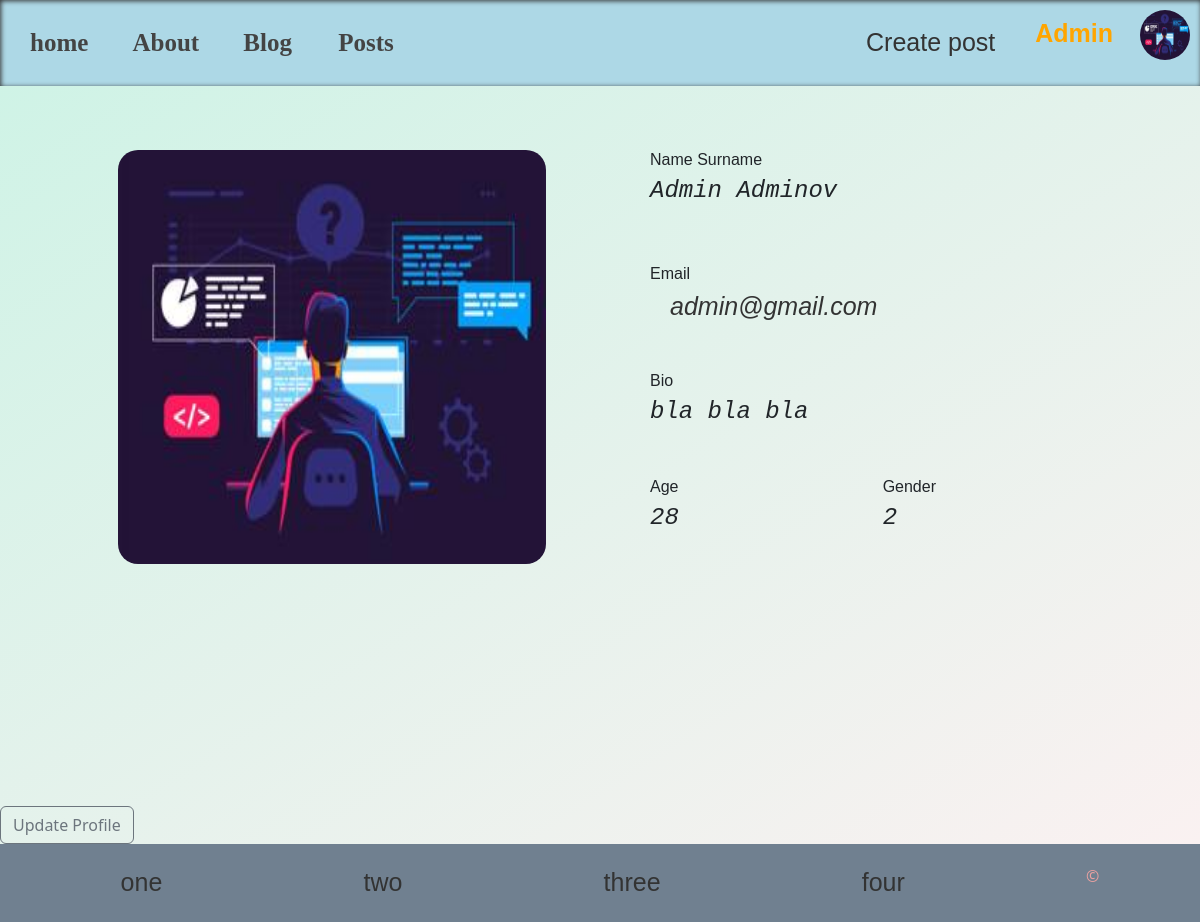
The page /users/profile/ (signed in) on the database its author committed.
### users/models.py (models this page shows, shortened)
class Profile(models.Model):
    user = models.OneToOneField(User, on_delete=models.CASCADE)
    first_name = models.CharField(max_length=100, default='')
    last_name = models.CharField(max_length=100, default='')
    bio = models.TextField(null=True, blank=True)
    image = models.ImageField(default='default.jpg', upload_to='profile_pics')
    age =  models.IntegerField( null=True, blank=True)
    gender = models.CharField(max_length=50, null=True, blank=True)

### users/views.py (the view)
# urls.py: path('profile/', profile_page, name='profile_page'),
def profile_page(request):
    profile = Profile.objects.filter(id=request.user.id).first()
    context = {'profile': profile}
    return render(request, 'profile_page.html', context)

### users/templates/profile_page.html (shortened to what this page needs)
{% extends 'base.html' %}
{% load static %}
{% block css %}
   <link rel="stylesheet" href="{% static 'styles/profile.css' %}" />
{% endblock %}
{% block content %}
    <div class="profile-intro-wrapper">
        <img src="{{ user.profile.image.url }}" alt="profile-picture" class="profile-picture-item">
        <div class="content">
            <div class="control name">
                <div class="name-left">
                    <h6>Name Surname</h6>
                    {%if profile.first_name or profile.last_name%}
                        <h4> {{ profile.first_name|title}} {{ profile.last_name|title}}</h4>
                    {% else %}
                        <h4>{{ user.username|title }}</h4>
                    {% endif %}
                </div>
            </div>
            <div class="control">
                <h6>Email</h6>
                {%if profile.user.email %}
                    <h4  ><a class="mail" href="mailto:{{ profile.user.email }} ">{{ user.email }}</a></h4>
                {%else%}
                    <h4>---</h4>
                {%endif%}
            </div>
            <div class="control">
                <h6>Bio</h6>
                {% if profile.bio %}
                    <h4 class="bio">{{ profile.bio }}</h4>
                {% else %}
                    <h4>---</h4>
                {% endif %}
            </div>
            <div class="control age-gender">
                <div class="left">
                    <h6>Age</h6>
                    <h4>{{ profile.age }}</h4>
                </div>
                <div class="right">
                    <h6>Gender</h6>
                    {%if profile.gender %}
                        <h4>{{profile.gender}}</h4>
                    {%else%}
                        <h4>---</h4>
                    {%endif%}
                </div>
            </div>
        </div>
    </div>
    <a href="{% url 'update_profile_page' %}" class="btn btn-outline-secondary">Update Profile</a>
{% endblock%}

### templates/navbar.html (shortened to what this page needs)
{% load static %}
<header>
    <div class="links">
        <a href="{%url 'home'%}">home</a>
        <a href="{% url 'about'%}">About</a>
        <a href="{% url 'blog'%}">Blog </a>
        <a href="{% url 'posts'%}">Posts</a>
    </div>
    <div class="auth-wrapper">
        {%if not request.user.is_authenticated%}
            <a class="nav-item login" href="#">
                <img src="{%static 'icons/lupa.png' %}" width="20" alt="icon">
            </a>
            <a class="nav-item login" href="{%url 'login_user'%}">login</a>
            <a class="nav-item signup" href="{%url 'create-user'%}">sign up</a>
        {% else %}
            <div class="profile-auth-wrapper">
                <a class="nav-item signup" href="{%url 'create_post'%}">Create post</a>
                <div class="content">
                    <p class="user-info">
                        <a class="nav-item login" href="{% url 'profile_page' %}">{{ request.user.username | title}}</a>
                        <img src="{{user.profile.image.url}}" class="profile-picture" alt="user-image">
                     </p>
                </div>
            </div>
        {%endif%}
    </div>
</header>

### static/styles/navbar.css (style rules this page uses)
* { padding: 0; margin: 0; transition: 0.5s; }
header { display: flex; justify-content: space-between; align-items: center; box-shadow: inset 1px 1px 5px #333; padding: 10px; background-color: lightblue; }
.links a { padding: 20px; color: #444; font-size: 25px; font-family: cursive ; font-weight: bolder; border-radius: 10px; }
a { text-decoration: none; border-radius: 5px; padding: 10px 20px; font-family: sans-serif; color: #333; font-size: 25px; }
.login { font-family: Impact, Haettenschweiler, 'Arial Narrow Bold', sans-serif; color: orange; font-size: 25px; cursor: pointer; }
.profile-auth-wrapper { display: flex; justify-content: space-between; align-items: center; }
.content { position: relative; }
.user-info { font-family: Arial, Helvetica, sans-serif; font-weight: bolder; font-size: 25px; cursor: pointer; }
.profile-picture { width: 50px; height: 50px; border-radius: 50%; }

### static/styles/profile.css (style rules this page uses)
.profile-intro-wrapper { min-height: 90vh; width: 100%; display: grid; grid-template-columns: repeat(2, 1fr); padding: 4rem ; }
.profile-intro-wrapper img { width: 80%; height: 70%; margin: 0 auto; border-radius: 20px; }
.profile-intro-wrapper .content .control.age-gender { display: flex; justify-content: space-between; padding-right: 200px; }
.profile-intro-wrapper .content .control { margin-bottom: 50px; }
.profile-intro-wrapper .content { padding-left: 50px; text-align: left; font-family: sans-serif; }
.profile-intro-wrapper .content h4 { font-style: italic; font-family: monospace; }
.name { display: flex; justify-content: space-between; }

### rows shown on the page
Profile: first_name "Admin", last_name "Adminov", bio "bla bla bla", age "28", gender "2"

### other values the page prints
{{ request.user.username | title }} "Admin"
{{ user.email }} "admin@gmail.com"
